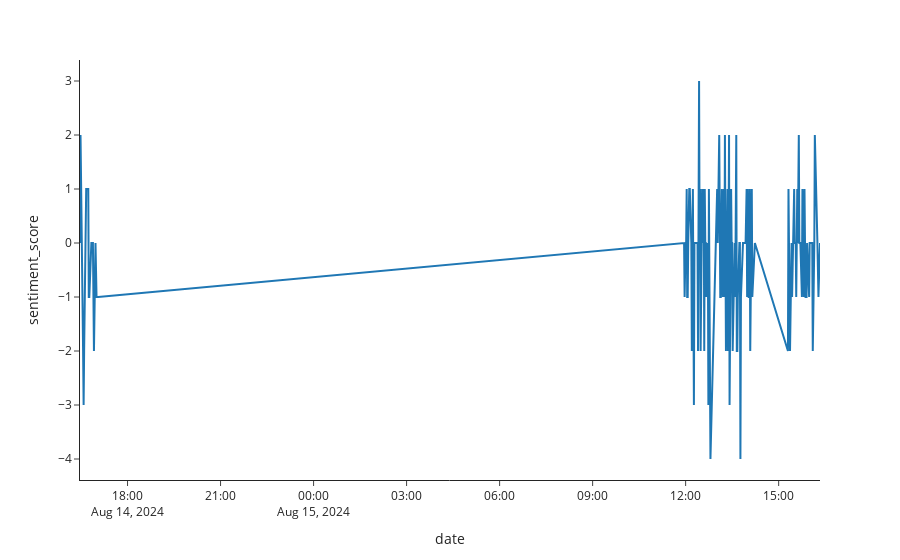

Notebook source saved alongside this figure:
### Code cell
fig = px.line(df_count_2,
            x='date',
            y='sentiment_score',
            template='simple_white',
            )
fig.show()

### Figure 1 — Plotly figure (JSON) as saved in the notebook; plotly's stock layout.template omitted (floating-point values rounded to 4 significant figures; data arrays with more than 128 entries replaced by an {"elided": "..."} marker saying what was removed)
{"data": [{"hovertemplate": "date=%{x}<br>sentiment_score=%{y}<extra></extra>", "legendgroup": "", "line": {"color": "#1F77B4", "dash": "solid"}, "marker": {"symbol": "circle"}, "mode": "lines", "name": "", "orientation": "v", "showlegend": false, "type": "scatter", "x": {"elided": "166 str values"}, "xaxis": "x", "y": {"elided": "166 int values"}, "yaxis": "y"}], "layout": {"legend": {"tracegroupgap": 0}, "margin": {"t": 60}, "xaxis": {"anchor": "y", "domain": [0, 1], "title": {"text": "date"}}, "yaxis": {"anchor": "x", "domain": [0, 1], "title": {"text": "sentiment_score"}}}}
